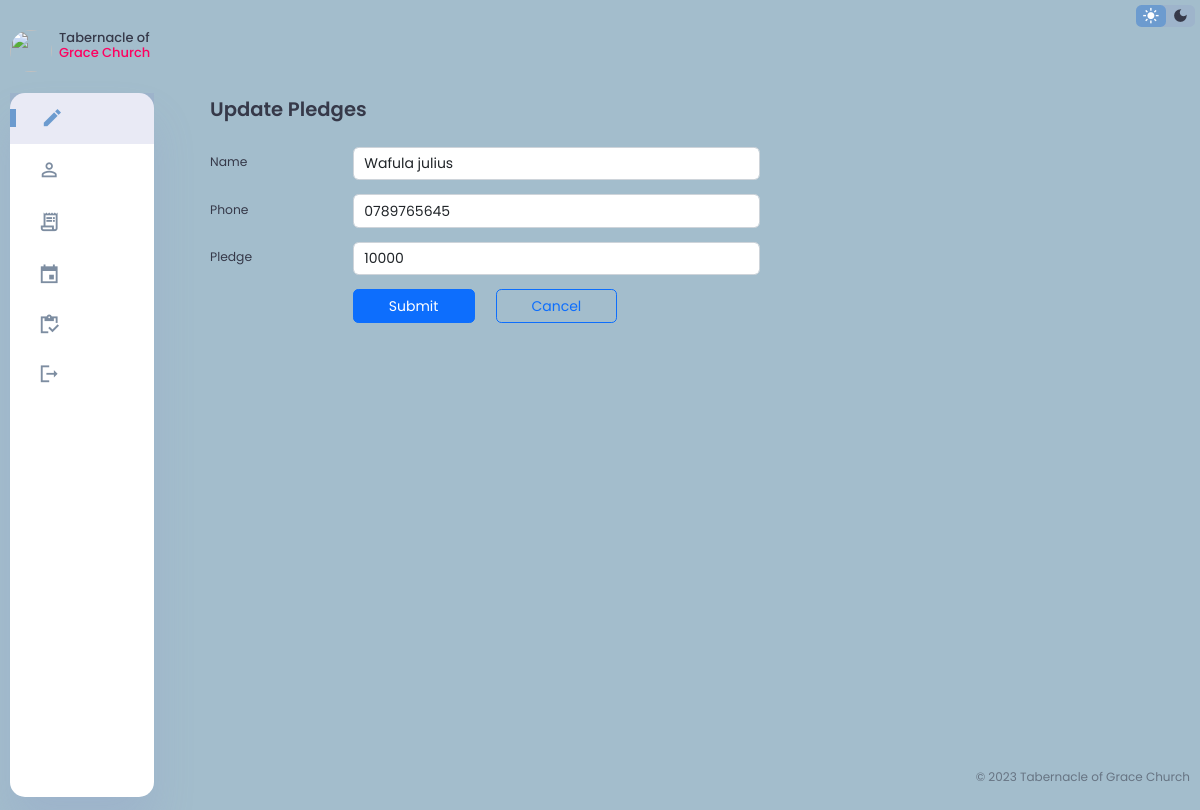
Screenshot of /edit_Pledge.php?ID=3 with the database file from the repository.
### tables this page shows
CREATE TABLE `pledges` (
  `ID` int(11) NOT NULL,
  `Name` varchar(50) NOT NULL,
  `Phone` varchar(15) NOT NULL,
  `Pledge` int(50) NOT NULL
);

### edit_Pledge.php (the view, shortened to what this page needs)
<?php
  @include 'dbconnection.php';
  $Name = "";
  $Phone = "";
  $Pledge = "";
  if($_SERVER['REQUEST_METHOD'] == 'GET'){
    $ID = $_GET["ID"];
    $sql ="SELECT * FROM pledges WHERE ID=$ID";
    $result = $conn ->query($sql);
    $row = $result ->fetch_assoc();
    $Name = $row["Name"];
    $Phone = $row["Phone"];
    $Pledge = $row["Pledge"];
  }
?>
<!DOCTYPE html>
<html lang="en">
<head>
  <link rel="stylesheet" href="	https://cdn.jsdelivr.net/npm/bootstrap@5.2.3/dist/css/bootstrap.min.css">
  <link rel="stylesheet" href="Styles/footer.css">
  <link rel="stylesheet" href="Styles/dashboard.css">
  <link rel="stylesheet" href="Styles/editMember.css">
</head>
<body>
  <div class="content">
    <div class="grace">
    <aside>
      <div class="toggle">
        <div class="logo">
          <img src="images/logo.jpg">
          <h4>Tabernacle of <span class="danger">Grace Church</span></h4>
        </div>
      </div>
      <div class="sidebar">
          <a href="dashboard.php" class="active">
            <span class="material-icons-sharp">
            </span>
          </a>
          <a href="register.php" >
            <span class="material-icons-sharp">
            </span>
          </a>
          <a href="Bank.php" >
            <span class="material-icons-sharp">
            </span>
          </a>
          <a href="event.php">
            <span class="material-icons-sharp">
            </span>
          </a>
          <a href="inventory.php">
            <span class="material-icons-sharp">
            </span>
          </a>
          <a href="index.php">
            <span class="material-icons-sharp">
            </span>
          </a>
      </div>
    </aside>
    </div>
    <div class="church">
    <div class="containe">
    <h2>Update Pledges</h2>
    <br>
    <form method="post">
      <div class="row mb-3">
        <label class="col-sm-3 col-form-label">Name</label>
        <div class="col sm 6">
        <input type="text" class="form-control" name="Name" value="<?php echo $Name; ?>">
        </div>
      </div>
      <div class="row mb-3">
        <label class="col-sm-3 col-form-label">Phone</label>
        <div class="col sm 6">
          <input type="text" class="form-control" name="Phone" value="<?php echo $Phone; ?>">
        </div>
      </div>
      <div class="row mb-3">
        <label class="col-sm-3 col-form-label">Pledge</label>
        <div class="col sm 6">
          <input type="text" class="form-control" name="Pledge" value="<?php echo $Pledge; ?>">
        </div>
      </div>
      <div class="row mb-3">
        <div class="offset-sm-3 col-sm-3 d-grid">
          <button class="btn btn-primary">Submit</button>
        </div>
        <div class="col-sm-3 d-grid">
          <a href="dashboard.php" class="btn btn-outline-primary" role="button">Cancel</a>
        </div>
      </div>
    </form>
    </div>
    </div>
  </div>
  <div class="right-section">
    <div class="nav">
      <div class="dark-mode">
        <span class="material-icons-sharp active">
        </span>
        <span class="material-icons-sharp">
        </span>
      </div>
    </div>
  </div>
  <footer class="foot">
    <p>&copy; 2023 Tabernacle of Grace Church</p>
  </footer>
</body>
</html>

### Styles/footer.css (style rules this page uses)
.foot { position: fixed; bottom: 0; right: 0; font-size: 12px; padding: 10px; font-weight: 400; }

### Styles/dashboard.css (style rules this page uses)
:root { --color-primary: #6C9BCF; --color-danger: #FF0060; --color-success: #1B9C85; --color-warning: #F7D060; --color-white: #fff; --color-info-dark: #7d8da1; --color-dark: #363949; --color-light: rgba(132, 139, 200, 0.18); --color-dark-variant: #677483; --color-background: #a3bdcc; --card-border-radius: 2rem; --border-radius-1: 0.4rem; --border-radius-2: 1.2rem; --card-padding: 1.8rem; --padding-1: 1.2rem; --box-shadow: 0 2rem 3rem var(--color-light); }
* { margin: 0; padding: 0; outline: 0; border: 0; text-decoration: none; box-sizing: border-box; }
html { font-size: 14px; }
body { width: 100vw; height: 100vh; font-family: 'Poppins', sans-serif; font-size: 0.88rem; user-select: none; overflow-x: hidden; color: var(--color-dark); background-color: var(--color-background); }
a { color: var(--color-dark); }
img { display: block; width: 100%; object-fit: cover; border-radius: 50%; }
h2 { font-weight: 600; font-size: 1.4rem; }
p { color: var(--color-dark-variant); }
.danger { color: var(--color-danger); }
aside { height: 100vh; }
aside .toggle { display: flex; align-items: center; justify-content: space-between; margin-top: 1.4rem; }
aside .toggle .logo { display: flex; gap: 0.5rem; }
aside .logo img { width: 3rem; height: 3rem; border-radius: 50px; }
aside .sidebar { display: flex; flex-direction: column; background-color: var(--color-white); box-shadow: var(--box-shadow); border-radius: 15px; height: 88vh; position: relative; top: 1.5rem; transition: all 0.3s ease; }
aside .sidebar a { display: flex; align-items: center; color: var(--color-info-dark); height: 3.7rem; gap: 1rem; position: relative; margin-left: 2rem; transition: all 0.3s ease; }
aside .sidebar a span { font-size: 1.6rem; transition: all 0.3s ease; }
aside .sidebar a:last-child { position: absolute; bottom: 2rem; width: 100%; }
aside .sidebar a.active { width: 100%; color: var(--color-primary); background-color: var(--color-light); margin-left: 0; }
aside .sidebar a.active::before { content: ''; width: 6px; height: 18px; background-color: var(--color-primary); }
aside .sidebar a.active span { color: var(--color-primary); margin-left: calc(1rem - 3px); }
.right-section { margin-top: 1.4rem; }
.right-section .nav { display: flex; justify-content: center; gap: 2rem; }
.right-section .dark-mode { background-color: var(--color-light); display: flex; justify-content: space-between; align-items: center; height: 1.6rem; width: 4.2rem; cursor: pointer; border-radius: var(--border-radius-1); }
.right-section .dark-mode span { font-size: 1.2rem; width: 50%; height: 100%; display: flex; align-items: center; justify-content: center; }
.right-section .dark-mode span.active { background-color: var(--color-primary); color: white; border-radius: var(--border-radius-1); }
@media screen and (max-width: 1200px) { aside .sidebar a { width: 5.6rem; } }
@media screen and (max-width: 1200px) { aside .sidebar a:last-child { position: relative; margin-top: 1.8rem; } }

### Styles/editMember.css (style rules this page uses)
body { padding: 10px; }
a { text-decoration: none; }
h4 { font-size: small; }
.content { display: flex; }
.grace { display: flex; position: absolute; left: 10px; width: 12%; }
.church { display: flex; flex: 1fr; position: absolute; left: 100px; right: 0px; }
.containe { position: absolute; left: 0em; width: 50%; position: absolute; margin-top: 8%; left: 10%; right: 10%; }
.nav { position: absolute; right: 5px; top: 5px; }

### rows the page displays
pledges: Name "Wafula julius", Phone "0789765645", Pledge "10000"
